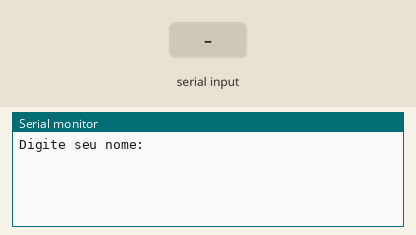
Simulated run of this sketch. Board: Arduino Uno, built with avr-gcc and run on an emulated ATmega328P. Parts: the last lines printed to the serial monitor. Inputs (shaded band) come from the test bench.

Above: at 1.2 s.
1.3 s: "90,45\n" received over Serial
At 3.1 s:
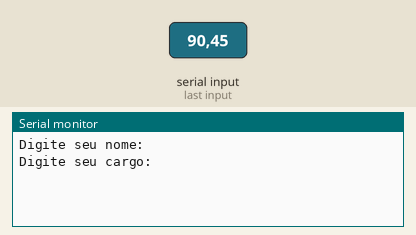
3.8 s: "30,150\n" received over Serial
At 6.0 s:
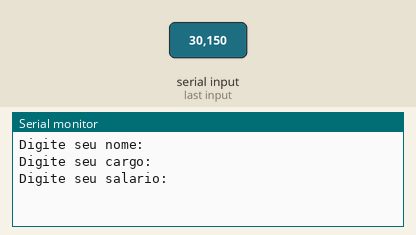
6.3 s: "5\n" received over Serial
At 7.4 s:
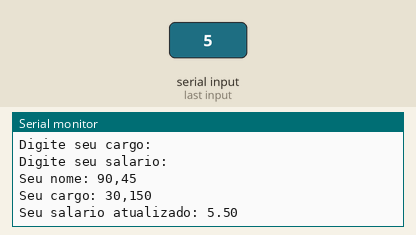

The sketch:

exercicio_81.ino
```cpp
// C++ code
//
String nome = "";
String cargo = "";
float salario = 0;

void setup()
{
  Serial.begin(9600);
}

void loop()
{
  executarExercicio8();
  delay(5000); // Espera antes de repetir
}

void executarExercicio8()
{
  Serial.println("Digite seu nome: ");
  while (!Serial.available());
  nome = Serial.readString();

  Serial.println("Digite seu cargo: ");
  while (!Serial.available());
  cargo = Serial.readString();

  Serial.println("Digite seu salario: ");
  while (!Serial.available());
  salario = Serial.parseFloat();

  if (salario < 1000) {
    float novoSalario = salario + (salario * 0.1);
    Serial.println("Seu nome: " + nome);
    Serial.println("Seu cargo: " + cargo);
    Serial.println("Seu salario atualizado: " + String(novoSalario));
  } else {
    Serial.println("Seu nome: " + nome);
    Serial.println("Seu cargo: " + cargo);
    Serial.println("Seu salario: " + String(salario));
  }
}
```

Measured:
- after the input at 1.3 s, the serial monitor: prints a new line after 1.0 s (image 1)
- after the input at 3.8 s, the serial monitor: prints a new line after 1.0 s (image 2)
- after the input at 6.3 s, the serial monitor: prints a new line at once (image 3)
